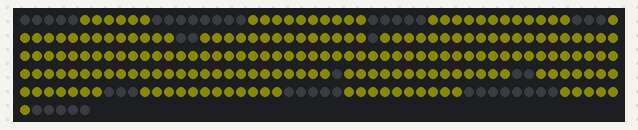
A sketch run on a simulated Arduino Uno, built with avr-gcc and run on an emulated ATmega328P. On the bench: 256 RGB LEDs in strip order, left to right, continuing on the next row. Dim RGB values are drawn brighter than linear; colours are those a GRB WS2812 strip shows for the declared byte order.

Above: at 2.1 s.
At 3.6 s:
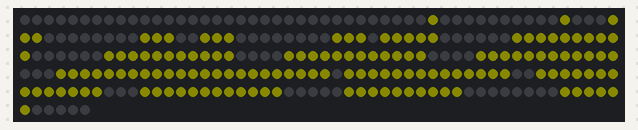

Measured:
- what the display in image 0 shows lasts 0.5 s, from 2.0 s to 2.5 s

The sketch:

test_arduino_LEDS.ino
```cpp
//https://www.instructables.com/16x16-RGB-LED-Panel-Arduino-Projects/
//This should make a pacman

//ANIMATED PACMAN GHOST LED

#include "FastLED.h"

#define NUM_LEDS 256
#define DATA_PIN 3

CRGB leds[NUM_LEDS];

void setup() {
  delay(2000);
  FastLED.addLeds<WS2812B, DATA_PIN, RGB>(leds, NUM_LEDS);
  FastLED.setBrightness(10); //Number 0-255
  FastLED.clear();
}


int eyes_seconds = 2;
int reg_ghost_seconds = 10;

int feet_delay = 220; //delay in ms b/w feet v1 v2
int eye_loop = (eyes_seconds*1000)/feet_delay; // how many times to look left and right before switching

int reg_ghost_loop = reg_ghost_seconds/eyes_seconds;
int sad_ghost_loop = 50;
int sad_ghost_blink_loop = 10;


int body[] = {
5,6,7,8,9,10,19,20,21,22,
23,24,25,26,27,28,34,35,36,37,
38,39,40,41,42,43,44,45,49,50,
51,52,53,54,55,56,57,58,59,60,
61,62,65,66,67,68,69,70,71,72,
73,74,75,76,77,78,80,81,82,83,
84,85,86,87,88,89,90,91,92,93,
94,95,96,97,98,99,100,101,102,103,
104,105,106,107,108,109,110,111,112,113,
114,115,116,117,118,119,120,121,122,123,
124,125,126,127,128,129,130,131,132,133,
134,135,136,137,138,139,140,141,142,143,
144,145,146,147,148,149,150,151,152,153,
154,155,156,157,158,159,160,161,162,163,
164,165,166,167,168,169,170,171,172,173,
174,175,177,178,179,180,181,182,183,184,
185,186,187,188,189,190,193,194,195,196,
197,198,199,200,201,202,203,204,205,206,
210,211,212,213,214,215,216,217,218,219,
220,221,227,228,229,230,231,232,233,234,
235,236,245,246,247,248,249,250
};

int mouth_half_open[] = {
5,6,7,8,9,10,19,20,21,22,
23,24,25,26,27,28,35,36,37,38,
39,40,41,42,43,44,52,53,54,55,
56,57,58,59,68,69,70,71,72,73,
74,75,85,86,87,88,89,90,101,102,
103,104,105,106,118,119,120,121,134,135,
136,137,151,152
};

int mouth_open[] = {
5,6,7,8,9,10,19,20,21,22,
23,24,25,26,27,28,34,35,36,37,
38,39,40,41,42,43,44,45,49,50,
51,52,53,54,55,56,57,58,59,60,
61,62,65,66,67,68,69,70,71,72,
73,74,75,76,77,78,82,83,84,85,
86,87,88,89,90,91,92,93,99,100,
101,102,103,104,105,106,107,108,116,117,
118,119,120,121,122,123,133,134,135,136,
137,138,150,151,152,153
};

int filler[] = {
138,116,117,107,108,84,83,82,78,77,
76,49,50,51,45,153,133,122,123,100,
99,91,92,93,67,66,65,60,61,62,
34
};


void loop() {

    for(int i = 0; i < reg_ghost_loop; i++){

        for(int i = 0; i < eye_loop; i++){

            //BODY
            for (int i = 0; i < 208; i++){      //was 166
                  leds[body[i]] = CRGB::Yellow;
            }
            FastLED.show();
            delay(500);

            //MOUTH HALF OPEN
            for (int i = 0; i < 64; i++){
                  leds[mouth_half_open[i]] = CRGB::Black;
            }
            FastLED.show();
            delay(500);

            //MOUTH OPEN
            for (int i = 0; i < 96; i++){
                  leds[mouth_open[i]] = CRGB::Black;
            }
            FastLED.show();
            delay(500);

            //BODY
            for (int i = 0; i < 31; i++){
                  leds[filler[i]] = CRGB::Yellow;
            }
            FastLED.show();
            delay(500);

/*            //MOUTH HALF OPEN
            for (int i = 0; i < 64; i++){
                  leds[mouth_half_open[i]] = CRGB::Black;
            }
            FastLED.show();
            delay(500);
*/


         }  //end eye loop

    } //end ghost loop
}
```
